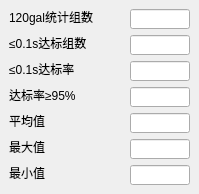
     <widget class="QWidget" name="page_6">
      <widget class="QLabel" name="label_93">
       <property name="geometry">
        <rect>
         <x>9</x>
         <y>9</y>
         <width>91</width>
         <height>16</height>
        </rect>
       </property>
       <property name="text">
        <string>120gal统计组数</string>
       </property>
      </widget>
      <widget class="QLineEdit" name="s_120gal_sendtime_sum">
       <property name="geometry">
        <rect>
         <x>130</x>
         <y>9</y>
         <width>60</width>
         <height>20</height>
        </rect>
       </property>
       <property name="readOnly">
        <bool>true</bool>
       </property>
      </widget>
      <widget class="QLabel" name="label_94">
       <property name="geometry">
        <rect>
         <x>9</x>
         <y>35</y>
         <width>80</width>
         <height>16</height>
        </rect>
       </property>
       <property name="text">
        <string>≤0.1s达标组数</string>
       </property>
      </widget>
      <widget class="QLineEdit" name="s_120gal_sendtime_le_cnt">
       <property name="geometry">
        <rect>
         <x>130</x>
         <y>35</y>
         <width>60</width>
         <height>20</height>
        </rect>
       </property>
       <property name="readOnly">
        <bool>true</bool>
       </property>
      </widget>
      <widget class="QLabel" name="label_95">
       <property name="geometry">
        <rect>
         <x>9</x>
         <y>61</y>
         <width>68</width>
         <height>16</height>
        </rect>
       </property>
       <property name="text">
        <string>≤0.1s达标率</string>
       </property>
      </widget>
      <widget class="QLineEdit" name="s_120gal_sendtime_le_rate">
       <property name="geometry">
        <rect>
         <x>130</x>
         <y>61</y>
         <width>60</width>
         <height>20</height>
        </rect>
       </property>
       <property name="readOnly">
        <bool>true</bool>
       </property>
      </widget>
      <widget class="QLabel" name="label_96">
       <property name="geometry">
        <rect>
         <x>9</x>
         <y>87</y>
         <width>70</width>
         <height>16</height>
        </rect>
       </property>
       <property name="text">
        <string>达标率≥95%</string>
       </property>
      </widget>
      <widget class="QLineEdit" name="s_120gal_sendtime_pass">
       <property name="geometry">
        <rect>
         <x>130</x>
         <y>87</y>
         <width>60</width>
         <height>20</height>
        </rect>
       </property>
       <property name="readOnly">
        <bool>true</bool>
       </property>
      </widget>
      <widget class="QLabel" name="label_97">
       <property name="geometry">
        <rect>
         <x>9</x>
         <y>113</y>
         <width>36</width>
         <height>16</height>
        </rect>
       </property>
       <property name="text">
        <string>平均值</string>
       </property>
      </widget>
      <widget class="QLineEdit" name="s_120gal_sendtime_avg">
       <property name="geometry">
        <rect>
         <x>130</x>
         <y>113</y>
         <width>60</width>
         <height>20</height>
        </rect>
       </property>
       <property name="readOnly">
        <bool>true</bool>
       </property>
      </widget>
      <widget class="QLabel" name="label_98">
       <property name="geometry">
        <rect>
         <x>9</x>
         <y>139</y>
         <width>36</width>
         <height>16</height>
        </rect>
       </property>
       <property name="text">
        <string>最大值</string>
       </property>
      </widget>
      <widget class="QLineEdit" name="s_120gal_sendtime_max">
       <property name="geometry">
        <rect>
         <x>130</x>
         <y>139</y>
         <width>60</width>
         <height>20</height>
        </rect>
       </property>
       <property name="readOnly">
        <bool>true</bool>
       </property>
      </widget>
      <widget class="QLabel" name="label_99">
       <property name="geometry">
        <rect>
         <x>9</x>
         <y>165</y>
         <width>36</width>
         <height>16</height>
        </rect>
       </property>
       <property name="text">
        <string>最小值</string>
       </property>
      </widget>
      <widget class="QLineEdit" name="s_120gal_sendtime_min">
       <property name="geometry">
        <rect>
         <x>130</x>
         <y>165</y>
         <width>60</width>
         <height>20</height>
        </rect>
       </property>
       <property name="readOnly">
        <bool>true</bool>
       </property>
      </widget>
     </widget>
